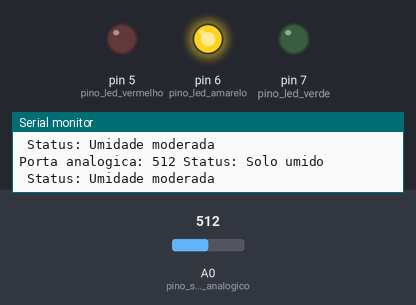
Bench run of a sketch on a simulated Arduino Uno, built with avr-gcc and run on an emulated ATmega328P. Shown: output pins drawn as LEDs (lit = HIGH), the last lines printed to the serial monitor. The inputs (shaded band) are chosen by the test bench; at power-on: A0 (pino_sinal_analogico) = 512. Not simulated (calls return 0 or success): arduino_secrets.h.

Above: at 1.2 s.
1.3 s: A0 (pino_sinal_analogico) set to 810
At 1.9 s:
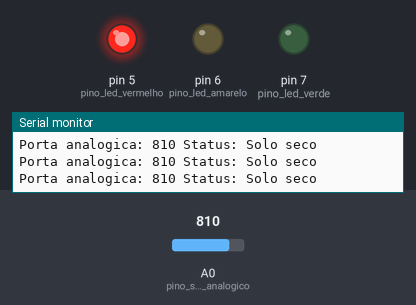
2.8 s: A0 (pino_sinal_analogico) set to 390
At 3.3 s:
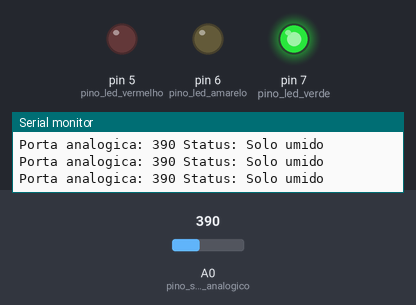
Timing chart, 0 to 5.8 s (numbered marks = the images above; inputs shaded):
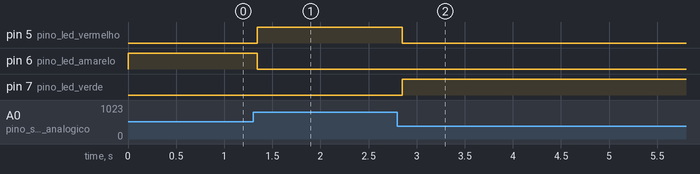

Measured:
- after the input at 1.3 s, pin 5 (pino_led_vermelho): LOW → HIGH at once; pin 6 (pino_led_amarelo): HIGH → LOW at once
- after the input at 2.8 s, pin 5 (pino_led_vermelho): HIGH → LOW after 0.05 s; pin 7 (pino_led_verde): LOW → HIGH after 0.05 s

The sketch:

umidade_solo_makerhero.ino
```cpp
#include "arduino_secrets.h"

//Programa: Monitoracao de planta usando Arduino
//Autor: MakerHero

#define pino_sinal_analogico A0
#define pino_led_vermelho 5
#define pino_led_amarelo 6
#define pino_led_verde 7

int valor_analogico;

void setup()
{
  Serial.begin(9600);
  pinMode(pino_sinal_analogico, INPUT);
  pinMode(pino_led_vermelho, OUTPUT);
  pinMode(pino_led_amarelo, OUTPUT);
  pinMode(pino_led_verde, OUTPUT);
}

void loop()
{
  //Le o valor do pino A0 do sensor
  valor_analogico = analogRead(pino_sinal_analogico);

  //Mostra o valor da porta analogica no serial monitor
  Serial.print("Porta analogica: ");
  Serial.print(valor_analogico);

  //Solo umido, acende o led verde
  if (valor_analogico > 0 && valor_analogico < 600)
  {
    Serial.println(" Status: Solo umido");
    apagaleds();
    digitalWrite(pino_led_verde, HIGH);
  }

  //Solo com umidade moderada, acende led amarelo
  if (valor_analogico > 400 && valor_analogico < 800)
  {
    Serial.println(" Status: Umidade moderada");
    apagaleds();
    digitalWrite(pino_led_amarelo, HIGH);
  }

  //Solo seco, acende led vermelho
  if (valor_analogico > 800 && valor_analogico < 1024)
  {
    Serial.println(" Status: Solo seco");
    apagaleds();
    digitalWrite(pino_led_vermelho, HIGH);
  }
  delay(100);
}

void apagaleds()
{
  digitalWrite(pino_led_vermelho, LOW);
  digitalWrite(pino_led_amarelo, LOW);
  digitalWrite(pino_led_verde, LOW);
}
```
